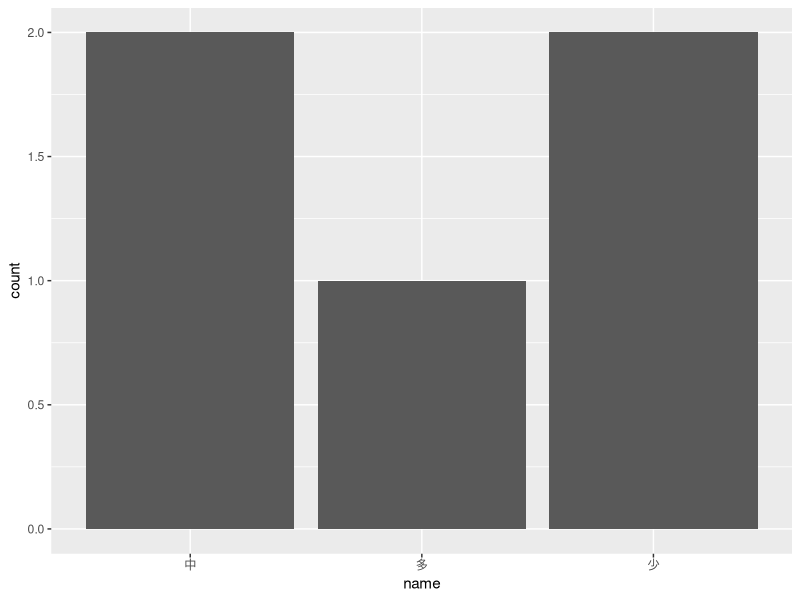
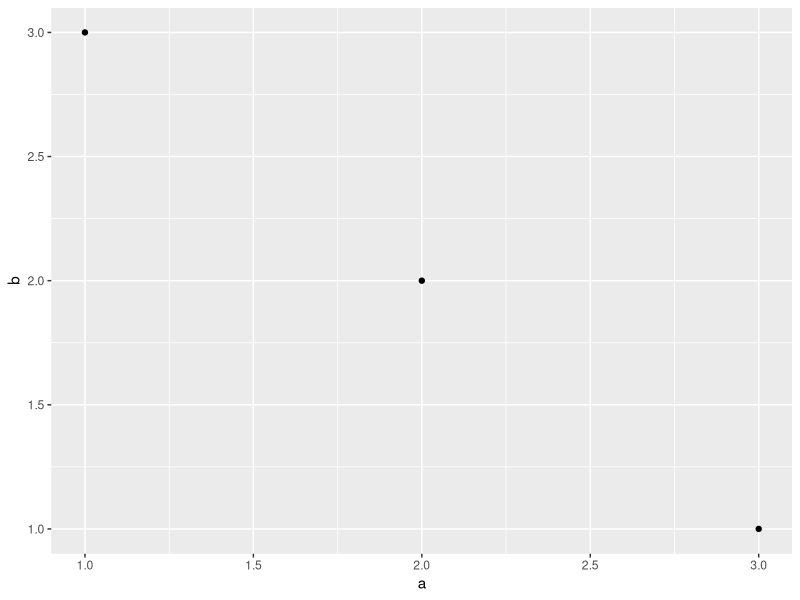
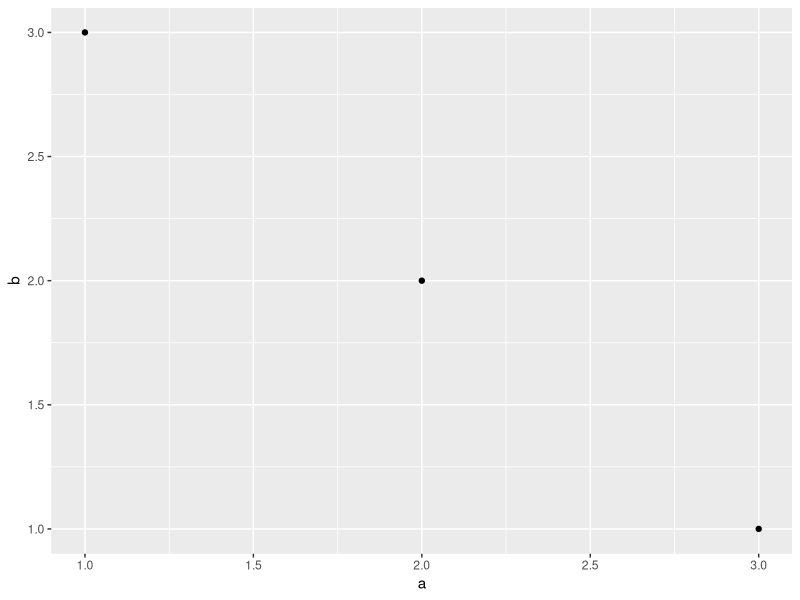
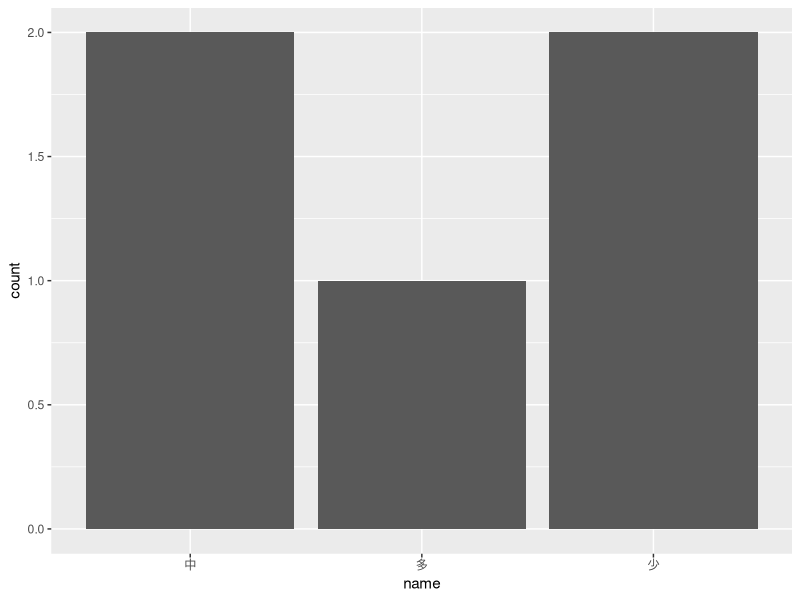
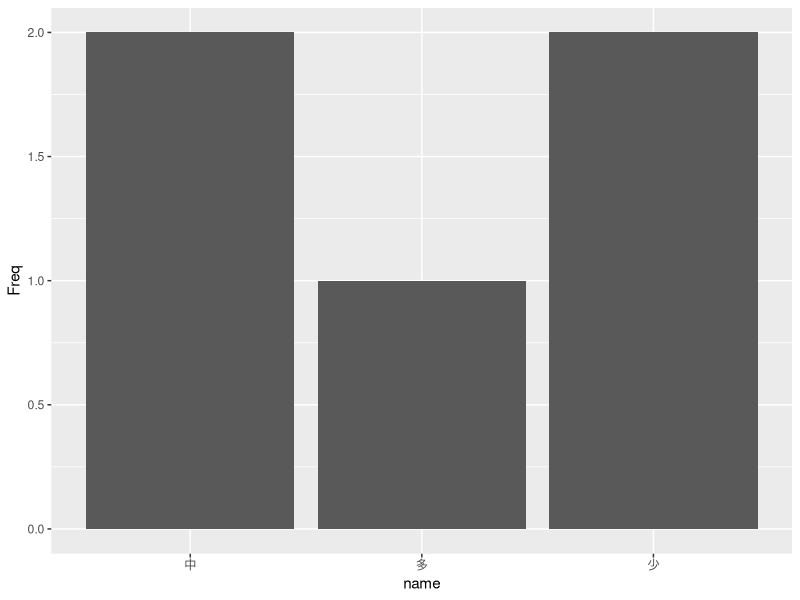
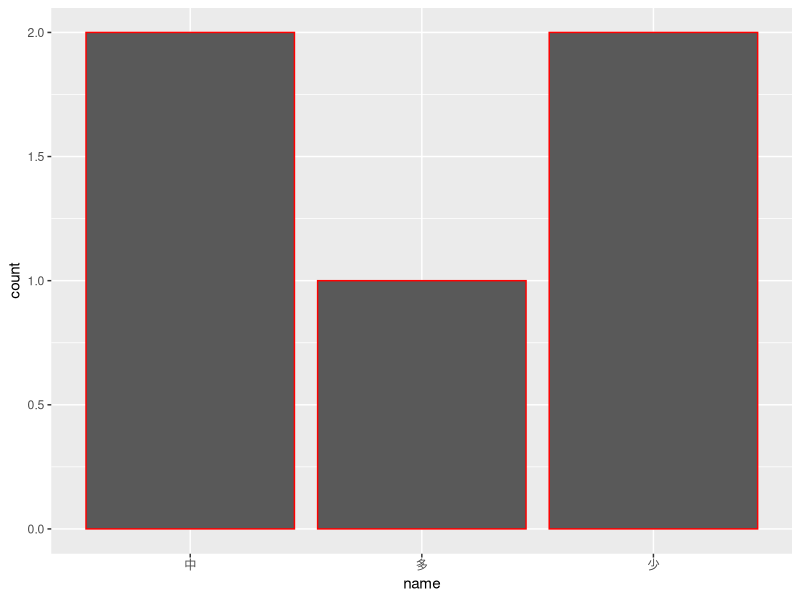
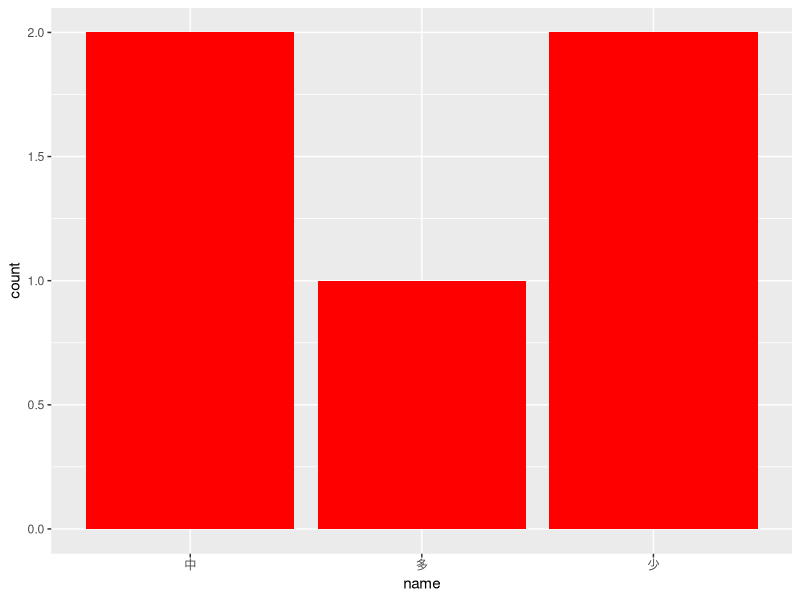
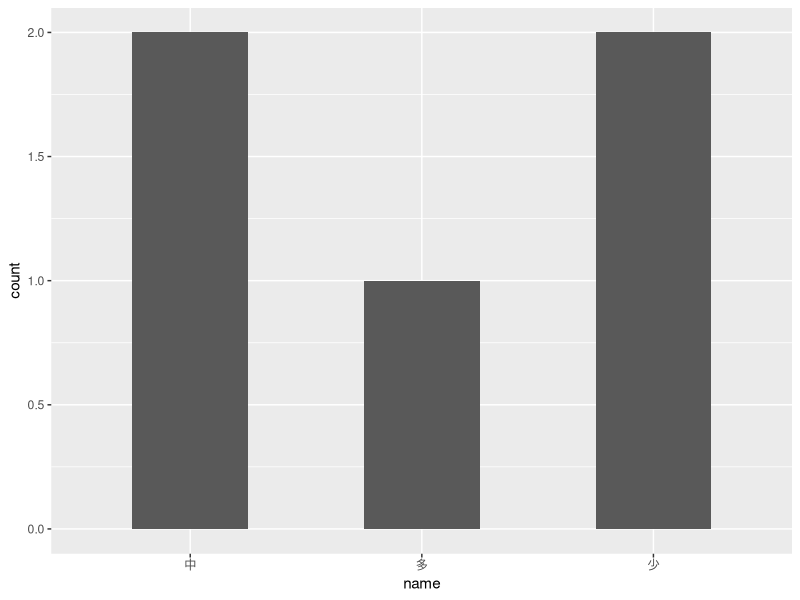

Write R code to recreate these figures, in order.
# coord_ 坐标轴转换
# element_  主题设置中的参数，调整细节
# facet_分面作图，分组作图，放在不同页面上
# geom_  主要作图函数，区分作图类型，比如是柱状图还是点图
# scale_ 修改默认颜色等设置
# stat_  在一定程度上和geom_可以互换
# theme_ 主题设置
setwd("E:/R_pkg/tidyverse/ggplot2/")
library(tidyverse)
# -------------------绘制一个简单的图形--------------------
name <- c("多","中","少","中","少")
data <- data.frame(name)
ggplot(data, aes(x = name)) + geom_bar()

data1 <- data.frame(a = 1:3,b = 3:1)
ggplot(data1, aes(a ,b)) + geom_point()
# 等价于
ggplot(data1) + geom_point(aes(x = a,y = b))
# 指定哪一列的aes()放在ggplot函数还是geom_bar函数中无所谓
# 先做好的部分可以赋值保存，再去加其他内容
p <- ggplot(data,aes(x = name))
p + geom_bar()

# 输入的数据为名字对应频数时，即不需要函数内计数
# aes()中接受了两个参数，分别代表 名字-频数
# geom_bar函数中加了一个参数stat=”identity”，表示不要像之前一样去i计数，而是就使用数据Freq本身作为频数
data2 <- data.frame(table(name))
ggplot(data2, aes(x=name, y = Freq)) + geom_bar(stat = "identity")

p + geom_bar(col = "red")   # 调整柱子边框颜色为红色（注意这里col不是柱子颜色）
p + geom_bar(fill = "red")  # 调整柱子颜色为红色(fill才是柱子内部颜色
p + geom_bar(width = 0.5)   # 调整柱子宽度,1时两个柱子挨在一起，0.5则宽度是1时的一半

#纵 坐标使用百分比表示
## 如下为特殊用法
data3 <- data2 %>% mutate(f = Freq/sum(Freq))
ggplot(data3, aes(x = name,y = f))+
  geom_bar(stat = "identity") + 
  scale_y_continuous(labels = scales :: percent)
## 另一种实现常规方法，breaks表示在轴上哪些点的位置标标签，labels表示标什么标签
ggplot(data3,aes(name, f)) + geom_bar(stat="identity") +
  scale_y_continuous(breaks=seq(0,0.6, len=7), 
                     labels=paste(seq(0,0.6, len=7)*100,"%"),
                     limits = c(0,0.5))   #限制坐标轴范围
# 更改横坐标轴标题等
p1 <- ggplot(data, aes(name)) + geom_bar(width = 0.5)
p1 + xlab("种类") + ylab("") + ggtitle("运动情况")
# 在图中增加标注文字
## 参数labelb表示标什么，colour调整颜色，vjust调整位置，size调整大小
p2 <- ggplot(data, aes(x = name)) + 
  geom_bar(width = 0.7,fill = rgb(50,163,221,maxColorValue = 255)) + 
  xlab("种类") + ylab("") + ggtitle("运动情况")
(p3 <- p2 + geom_text(stat = "count",
                      label = paste(table(name)/sum(table(name)) * 100,'%',sep = ''),
                      colour = "black", vjust = -0.5, size = 4.7))
# 调整字体、背景等，达成excel的效果
p3 + theme_bw()
# 自定义主题
mytheme <- theme_bw() + 
  theme(plot.title = element_text(size = rel(2),hjust = 0.5),  #标题文字
        axis.title = element_text(size = rel(1.5)),   #轴名
        axis.text = element_text(size = rel(1.5)),    #标注名
        panel.grid.major = element_line(color = "white"),   #网格线
        panel.grid.minor = element_line(color = "white"),   
        panel.border = element_rect(color = "white"),
        axis.line = element_line(color = "gray", size = 1))  #坐标轴
p3 + mytheme
# 保存图形
ggsave("1.png",dpi = 800)
ggsave("1.png",dpi = 300,plot = p3)

# -----------------覆盖柱状图各种需求----------------
# 本文使用R自带数据集mpg,横轴使用mpg，分组使用cyl列，数量使用displ列
# 赋权样式可以当成名字-频数来处理，函数内部会自动将相同的名字合并。
# 也可以当成名字罗列的情况处理，同时指定权重，这就是第三个代码显示的方法。
# 第四个图表示第一种只是查数，代表赋权全为1

# 1.查看每种类型的个数
ggplot(mpg, aes(x = class)) + geom_bar()  
# 2.使用第二种数据类型，接受两个参数
ggplot(mpg, aes(x = class, y = displ)) + geom_bar(stat = "identity")
# 3.使用displ对class赋权
ggplot(mpg, aes(x = class)) + geom_bar(aes(weight = displ))
# 4.第一种相当于赋权全为1
ggplot(mpg, aes(x = class)) + geom_bar(aes(weight = rep(1,length(class))))

# 分组作图与aes
ggplot(mpg,aes(x=class)) + geom_bar(aes(fill=cyl)) # 未成功完成分组
ggplot(mpg,aes(x=class)) + geom_bar(aes(fill=factor(cyl))) # 按照cyl分组
ggplot(mpg,aes(x=class)) + geom_bar(aes(col=factor(cyl)))
ggplot(mpg,aes(x=class)) + geom_bar(aes(alpha=factor(cyl)))
ggplot(mpg,aes(x=class)) + geom_bar(fill="blue") # 显示蓝色
ggplot(mpg,aes(x=class)) + geom_bar(aes(fill="blue")) # 显示粉红色
ggplot(mpg,aes(x=class)) + geom_bar(aes(fill="a")) # 显示粉红色

# 隐含参数解释
## 当我们使用 罗列名字 的数据来作图的时候，其实函数内部计算出了每个名字的数量，
## 这样才能代表每个柱子的高度，这个数值不是我们输进去的，但是我们可以引用它，
## 但是只有在aes中使用才有效

## 柱状图的参数有以下两个
## ..count.. 每根柱子多高
## ..prop.. 每根短柱子占整个长柱子的百分比，如果没进行分组，则每根柱子对应的..prop..都是1
ggplot(mpg,aes(x=class,y=..count..)) + geom_bar()
ggplot(mpg,aes(x=class,y=..prop..)) + geom_bar() # 每根柱子的prop都是1
ggplot(mpg,aes(x=class)) + geom_bar(aes(fill=..count..)) # 连续性变量与后面因子型变量，看差别
ggplot(mpg,aes(x=class)) + geom_bar(aes(fill=factor(..count..)))
ggplot(mpg,aes(x=class)) + geom_bar(aes(group=factor(cyl),fill=..prop..))











